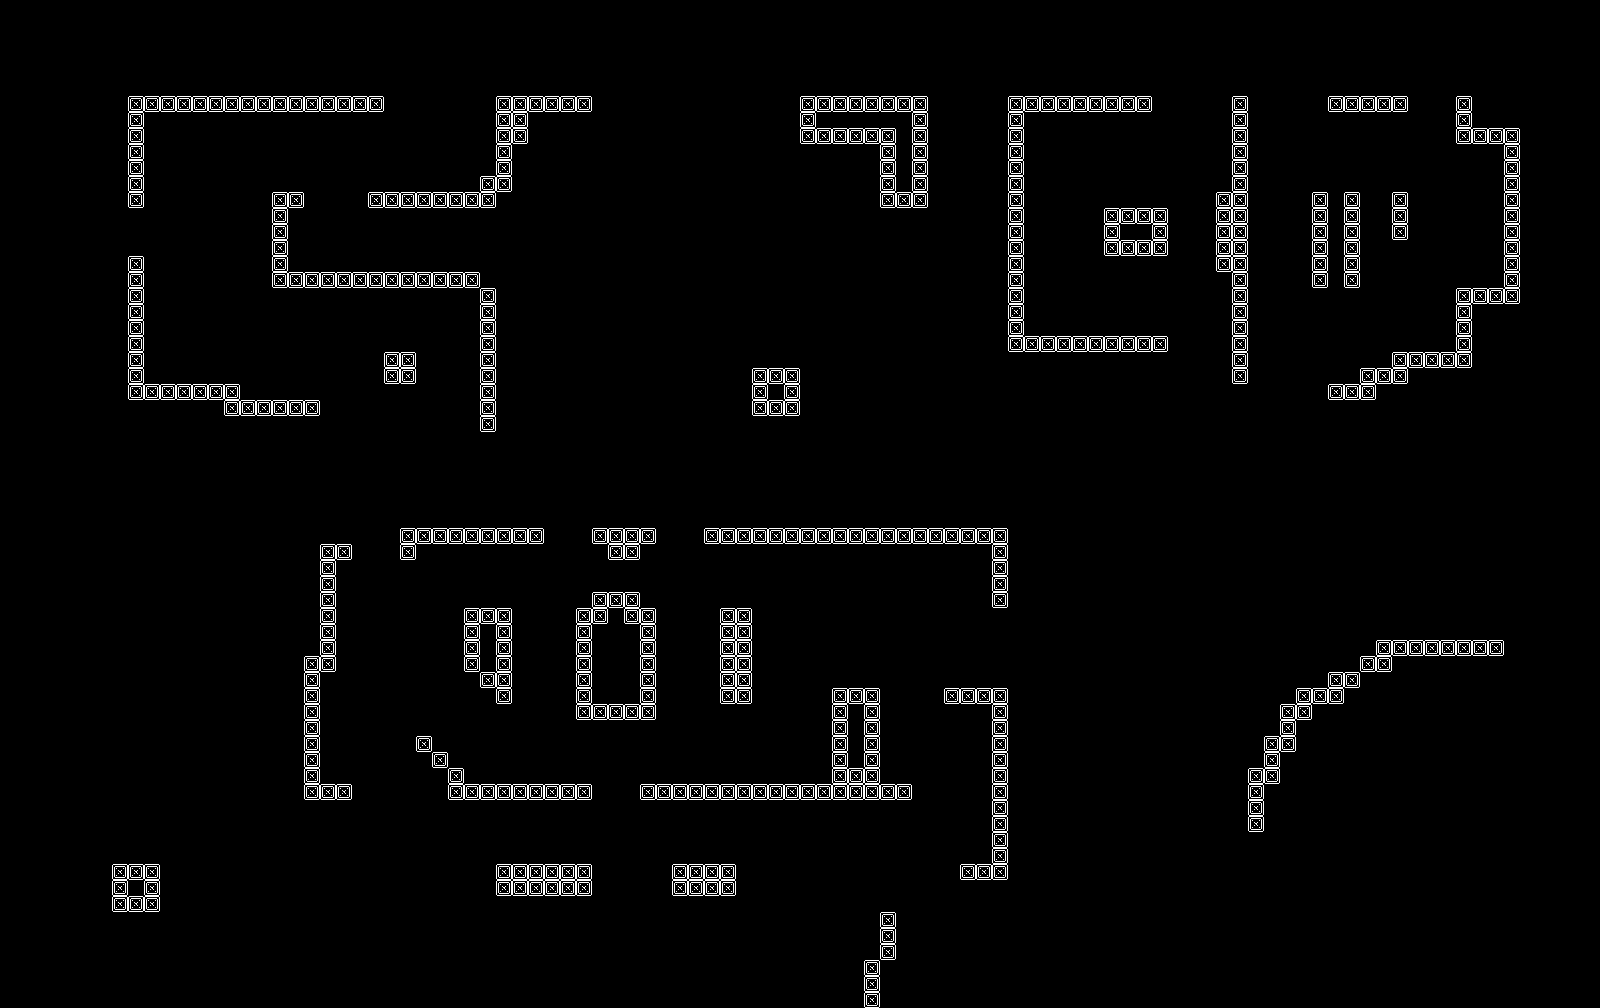

A 2D game scene composited from a Tiled map and its tileset images. What follows is a short description and the map's XML, with each tile layer's data collapsed to a summary:
An orthogonal 100x63 tile map with 16x16 px tiles, 1 tile layer (Tile Layer 1) and 83 objects.

<map version="1.5" tiledversion="1.7.2" orientation="orthogonal" renderorder="right-down" width="100" height="63" tilewidth="16" tileheight="16" infinite="0" nextlayerid="4" nextobjectid="85">
 <tileset firstgid="1" source="j.tsx" />
 <layer id="1" name="Tile Layer 1" width="100" height="63">
  <data>[6300 cells, 475 non-empty, 1 distinct tile ids]</data>
 </layer>
 <objectgroup id="2" name="player_spawn_points">
  <object id="2" x="1350.67" y="798.667">
   <point />
  </object>
  <object id="3" x="1432" y="742.667">
   <point />
  </object>
  <object id="4" x="1437.33" y="846.667">
   <point />
  </object>
  <object id="5" x="1305.33" y="940">
   <point />
  </object>
  <object id="6" x="1125.33" y="942.667">
   <point />
  </object>
  <object id="7" x="1489.33" y="488">
   <point />
  </object>
  <object id="8" x="858.667" y="48">
   <point />
  </object>
  <object id="9" x="192" y="162.667">
   <point />
  </object>
  <object id="10" x="200" y="342.667">
   <point />
  </object>
  <object id="11" x="40" y="132">
   <point />
  </object>
  <object id="12" x="229.333" y="46.6667">
   <point />
  </object>
  <object id="13" x="64" y="497.333">
   <point />
  </object>
  <object id="14" x="78.6667" y="690.667">
   <point />
  </object>
  <object id="15" x="225.333" y="681.333">
   <point />
  </object>
  <object id="16" x="250.667" y="905.333">
   <point />
  </object>
  <object id="17" x="609.333" y="950.667">
   <point />
  </object>
  <object id="18" x="776" y="958.667">
   <point />
  </object>
  <object id="19" x="789.333" y="750.667">
   <point />
  </object>
  <object id="20" x="866.667" y="598.667">
   <point />
  </object>
  <object id="21" x="544" y="658.667">
   <point />
  </object>
  <object id="22" x="332" y="241.333">
   <point />
  </object>
  <object id="23" x="809.333" y="209.333">
   <point />
  </object>
  <object id="24" x="568" y="372">
   <point />
  </object>
  <object id="25" x="976" y="429.333">
   <point />
  </object>
  <object id="26" x="1065.33" y="161.333">
   <point />
  </object>
  <object id="27" x="1072" y="290.667">
   <point />
  </object>
  <object id="28" x="1458.67" y="225.333">
   <point />
  </object>
  <object id="29" x="1246.67" y="549.333">
   <point />
  </object>
 </objectgroup>
 <objectgroup color="#00ff00" id="3" name="item_spawn_points" tintcolor="#000000">
  <object id="30" x="1124" y="548">
   <point />
  </object>
  <object id="31" x="1128" y="676">
   <point />
  </object>
  <object id="32" x="1124" y="421.333">
   <point />
  </object>
  <object id="33" x="1062.67" y="224">
   <point />
  </object>
  <object id="34" x="1180" y="162.667">
   <point />
  </object>
  <object id="35" x="1410.67" y="309.333">
   <point />
  </object>
  <object id="36" x="1376" y="144">
   <point />
  </object>
  <object id="37" x="1428" y="156">
   <point />
  </object>
  <object id="38" x="1549.33" y="66.6667">
   <point />
  </object>
  <object id="39" x="1560" y="233.333">
   <point />
  </object>
  <object id="40" x="1558.67" y="428">
   <point />
  </object>
  <object id="41" x="1542.67" y="602.667">
   <point />
  </object>
  <object id="42" x="1362.67" y="524">
   <point />
  </object>
  <object id="43" x="1534.67" y="804">
   <point />
  </object>
  <object id="44" x="1528" y="949.333">
   <point />
  </object>
  <object id="45" x="1190.67" y="982.667">
   <point />
  </object>
  <object id="46" x="1122.67" y="761.333">
   <point />
  </object>
  <object id="47" x="1233.33" y="656">
   <point />
  </object>
  <object id="48" x="938.667" y="748">
   <point />
  </object>
  <object id="49" x="794.667" y="634.667">
   <point />
  </object>
  <object id="50" x="680" y="665.333">
   <point />
  </object>
  <object id="51" x="614.667" y="752">
   <point />
  </object>
  <object id="52" x="381.333" y="634.667">
   <point />
  </object>
  <object id="53" x="392" y="865.333">
   <point />
  </object>
  <object id="54" x="448" y="981.333">
   <point />
  </object>
  <object id="55" x="708" y="833.333">
   <point />
  </object>
  <object id="56" x="549.333" y="828">
   <point />
  </object>
  <object id="57" x="628" y="850.667">
   <point />
  </object>
  <object id="58" x="822.667" y="837.333">
   <point />
  </object>
  <object id="59" x="976" y="960">
   <point />
  </object>
  <object id="60" x="112" y="781.333">
   <point />
  </object>
  <object id="61" x="214.667" y="782.667">
   <point />
  </object>
  <object id="62" x="78.6667" y="976">
   <point />
  </object>
  <object id="63" x="102.667" y="568">
   <point />
  </object>
  <object id="64" x="245.333" y="562.667">
   <point />
  </object>
  <object id="65" x="196" y="244">
   <point />
  </object>
  <object id="66" x="432" y="236">
   <point />
  </object>
  <object id="67" x="428" y="154.667">
   <point />
  </object>
  <object id="68" x="284" y="149.333">
   <point />
  </object>
  <object id="69" x="357.333" y="49.3333">
   <point />
  </object>
  <object id="70" x="140" y="53.3333">
   <point />
  </object>
  <object id="71" x="46.6667" y="44">
   <point />
  </object>
  <object id="72" x="554.667" y="60">
   <point />
  </object>
  <object id="73" x="1078.67" y="62.6667">
   <point />
  </object>
  <object id="74" x="670.667" y="149.333">
   <point />
  </object>
  <object id="75" x="593.333" y="216">
   <point />
  </object>
  <object id="76" x="846.667" y="377.333">
   <point />
  </object>
  <object id="77" x="624" y="458.667">
   <point />
  </object>
  <object id="78" x="410.667" y="477.333">
   <point />
  </object>
  <object id="79" x="737.333" y="276">
   <point />
  </object>
  <object id="80" x="658.667" y="309.333">
   <point />
  </object>
  <object id="81" x="761.333" y="50.6667">
   <point />
  </object>
  <object id="82" x="1293.33" y="50.6667">
   <point />
  </object>
  <object id="83" x="69.3333" y="342.667">
   <point />
  </object>
  <object id="84" x="1374.67" y="898.667">
   <point />
  </object>
 </objectgroup>
</map>